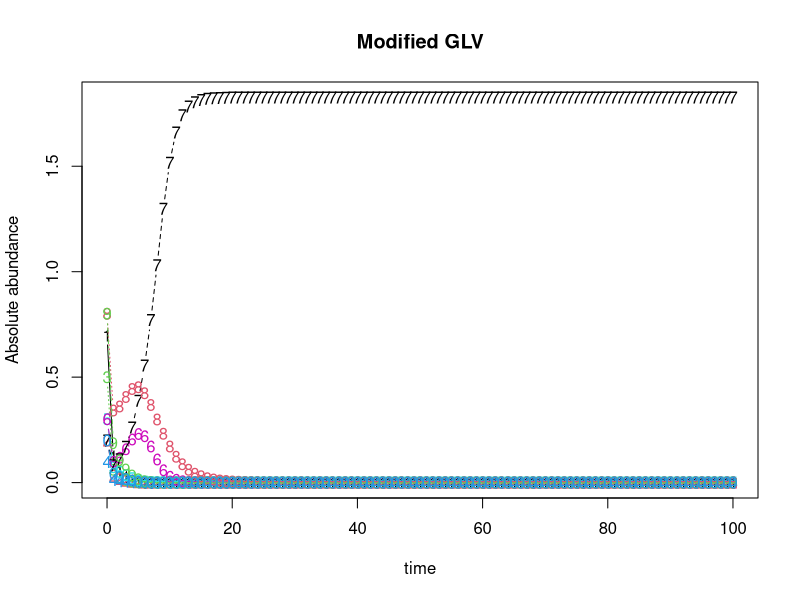
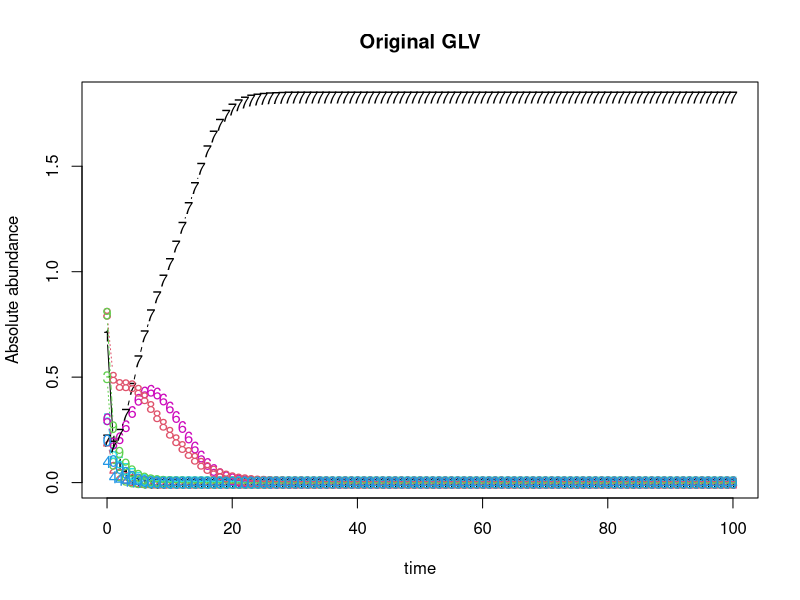

Source code (R) for these figures, in order:
library(deSolve)

#Define GLV with varying coefficient
glv <- function(t, x, params){
  with(as.list(params, c(x)),{
    dx <- alpha*x + x*(c0%*%x)+x*t(t(x)%*%(do.call(cbind, lapply(l, FUN=function(ma) ma%*%x))))
    list(dx)
  })
}
#glv1 as original GLV
#c0 is beta
glv1 <- function(t, x, params){
  with(as.list(params, c(x)),{
    dx <- alpha*x + x*(c0%*%x)
    list(dx)
  })
}


#Define integration method
n.integrate <- function(time, init.x, model, params){
  as.data.frame(lsoda(init.x, time, model, params))
}


#Define community size
N <- 10

#Define species intrinsic growth rate
alpha <- runif(N)

#Define the constant in species-species interation coefficient
c0 <- matrix(runif(N*N, min = -1, max = 0),nrow = N)
#Set species self interation to -0.5
for (i in 1:N) {
  for (j in 1:N) {
    if (i == j) {
      c0[i,j] <-  -0.5
    }
  }
}

#Define coefficient of linear term in species-species interation coefficient
ck <- runif(N*N, min = -1, max = 0.2)
ck <- matrix(ck, nrow = N)
l <- list()
for (i in 1:N) {
  #For i-th matrix, i-th row is 0
  temp <- ck
  temp[i,] <- 0
  
  #In i-th matrix, elements are 0 if k (column) == either j (row) or i (matrix order)
  for (j in 1:N) {
    for (k in 1:N) {
      if (k==j | k == i) {
        temp[j,k] <- 0
      }
    }
  }
  l[[i]] <- temp
}


#Define initial abundance between 0.1 and 1, to 1 decimal place
init.x <- floor(runif(N, min = 1, max = 10))/10

#Solve the ode
dat <- n.integrate(0:100, init.x, glv, list(alpha=alpha, c0=c0, l=l))
dat1 <- n.integrate(0:100, init.x, glv1, list(alpha=alpha, c0=c0))
#Plot

matplot(x=dat$time, y=dat[,-1], typ='b', xlab='time', ylab='Absolute abundance', main='Modified GLV')
matplot(x=dat1$time, y=dat1[,-1], typ='b', xlab='time', ylab='Absolute abundance', main='Original GLV')



###############################################################################
#Generate 2^N communities where species in each community (max possible N) are present or absent
###############################################################################

#Generate boolean mask of 2^N x N matrix
repeatBinaryNTimes <- rep(list(c(0,1)),N)
mask <- expand.grid(repeatBinaryNTimes)

#Loop through 2^N to apply each row in mask to initial abundance, solve ode, and retrieve final abundance
SSMatrix <- as.data.frame(matrix(nrow = 2^N, ncol = N))
colnm <- c(1:10)
colnames(SSMatrix) <- colnm
for (i in 1:2^N) {
  init <- init.x*mask[i,]
  init <- as.numeric(init)
  dat <- n.integrate(0:10, init, glv, list(alpha=alpha, c0=c0, l=l))
  SSMatrix[i,] <- dat[nrow(dat),2:(N+1)]
}


###############################################################################
#Machine learning
###############################################################################
# library(randomForest)
# for(i in 1:10){
#   dead <- which(mask[,i] == 0)
#   final <- SSMatrix[-dead,i]
#   mod <- randomForest(final ~., mask[-dead,])
#   plot(mod$y,mod$predicted,main=i)
# }
